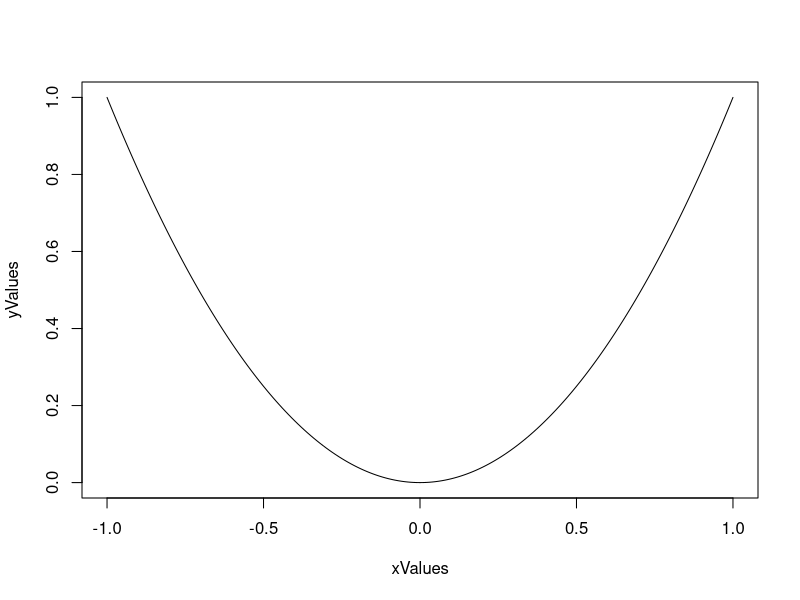

Write the R code that produced this figure.
xValues <- seq(-1,1,0.01)
yValues <- xValues ^2

frame <- data.frame(xValues,yValues)
View(frame)
plot(xValues,yValues,type="l")

cat ( "Corr", cor(yValues,xValues),"\n")
